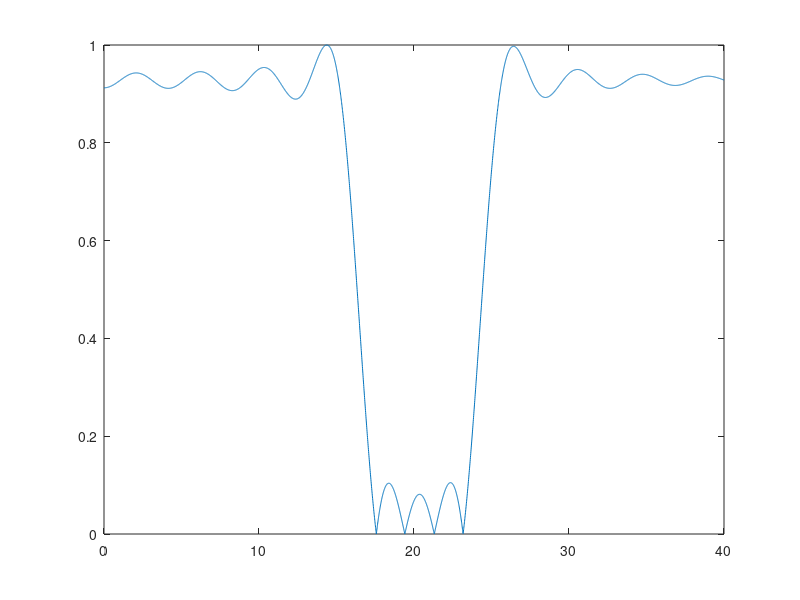

The MATLAB source for this figure:
fcuts = [15.5 17.5 23.5 25.5];
mags = [1 0 1];
devs = [0.5 0.09 0.5];
fsamp = 250;

[n,Wn,beta,ftype] = kaiserord(fcuts,mags,devs,fsamp);
n = n + rem(n,2);
hh = fir1(n,Wn,ftype,kaiser(n+1,beta),'noscale');

f = 0:4000;
f = f./100;
ff = f.*(2*pi/fsamp);

k = freqz(hh,1,ff,2*pi);
plot(f ,abs(k./max(abs(k))))